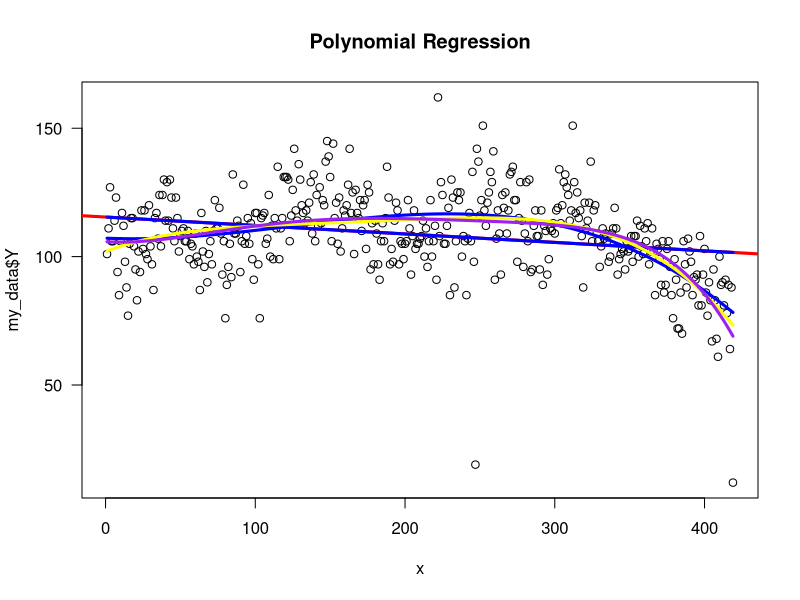

Source code (R):
my_data <- read.csv("testb.csv", header=FALSE, col.names = c("X","Y"))
x <- as.POSIXct(my_data$X, format="%m/%d/%Y")
x <- as.numeric(x)
attach(my_data)

#get summary of your data
summary(my_data)
#then plot your data
plot(x, my_data$Y, main = "Polynomial Regression", las=1)

#now, lets fit a linear regression
model1 <- lm(my_data$Y ~ x)
summary(model1)
#and add  the line to the plot... make it thick and red
abline(model1, lwd = 3, col="red")

#2nd degree
model2 <- lm(my_data$Y ~ poly(x, degree=2, row=T))
lines(smooth.spline(x, predict(model2)), col="blue", lwd=3)

#3rd degree
b <- x^2
c <- x^3
model3 <- lm(my_data$Y ~ x + b + c)
lines(smooth.spline(x, predict(model3)), col="blue", lwd=3)

#4th degree
d <- b^2
model4 <- lm(my_data$Y ~ x + b + c + d)
lines(smooth.spline(x, predict(model4)), col="yellow", lwd=3)

#4th degree
e <- c^2
model5 <- lm(my_data$Y ~ x + b + c + d + e)
lines(smooth.spline(x, predict(model5)), col="purple", lwd=3)

anova(model2, model3, model4, model5)
#statistics by jim making statistics intuitive //multicollinearity (nagkakataon)